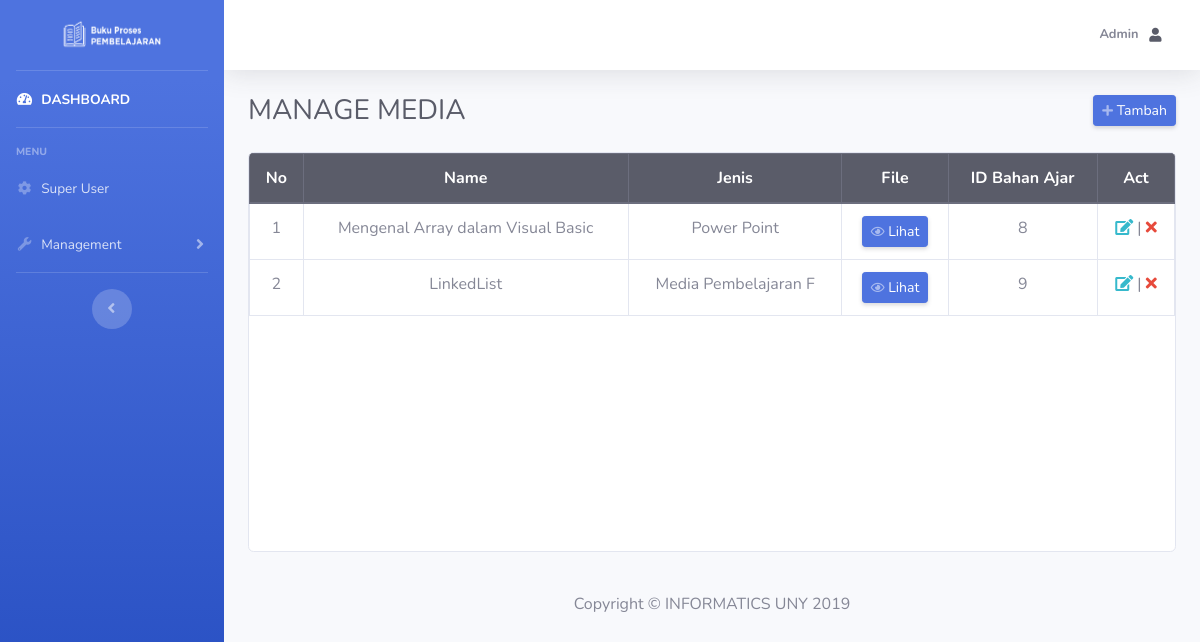
Screenshot of /admin/index.php?page=manage_media (signed in) with the database file from the repository.
### tables this page shows
CREATE TABLE `media` (
  `id` int(6) NOT NULL,
  `name` varchar(50) DEFAULT NULL,
  `jenis` varchar(20) DEFAULT NULL,
  `file_link` text NOT NULL,
  `id_ba` int(6) DEFAULT NULL
);

### admin/manage_media.php (the view, shortened to what this page needs)
<table class="table table-hover table-bordered">
    <thead align="center" class="thead-dark">
        <tr>
            <th scope="col">No</th>
            <th scope="col">Name</th>
            <th scope="col">Jenis</th>
            <th scope="col">File</th>
            <th scope="col">ID Bahan Ajar</th>
            <th scope="col">Act</th>
        </tr>
    </thead>
    <tbody align="center">
        <?php
        $sql = "SELECT * FROM `media`";
        $result = $connect->query($sql);
        if ($result->num_rows > 0) {
            $no = 1;
            while ($row = $result->fetch_assoc()) {
                echo "<tr>";
                echo "<td>" . $no . "</td>";
                echo "<td>" . $row['name'] . "</td>";
                echo "<td>" . $row['jenis'] . "</td>";
                echo "<td><a href=\"" . $row['file_link'] . "\" target=\"_blank\" class=\"d-none d-sm-inline-block btn btn-sm btn-primary shadow-sm\"><i class=\"far fa-eye fa-sm text-white-50\"></i> Lihat</a></td>";
                echo "<td>" . $row['id_ba'] . "</td>";
                $id = $row['id'];
                echo "<td><a href=\"index.php?page=edit_media&id=$id\" class=\"text-info\"><i class=\"fas fa-edit\"></i></a><span> | </span> <a href=\"../backend/process.php?op=deleteMedia&id=$id\" class=\"text-danger\"><i class=\"fas fa-times\"></i></a></td>";
                echo "</tr>";
                $no++;
            }
        } else {
            echo "<tr>";
            echo "<td colspan=\"9\"> No more data </td>";
            echo "</tr>";
        }
        ?>
    </tbody>
</table>

### rows the page displays
media: name "Mengenal Array dalam Visual Basic", jenis "Power Point", id_ba "8"
media: name "LinkedList", jenis "Media Pembelajaran F", id_ba "9"

### other values shown
$name "Admin"
$titledash "MANAGE MEDIA"
